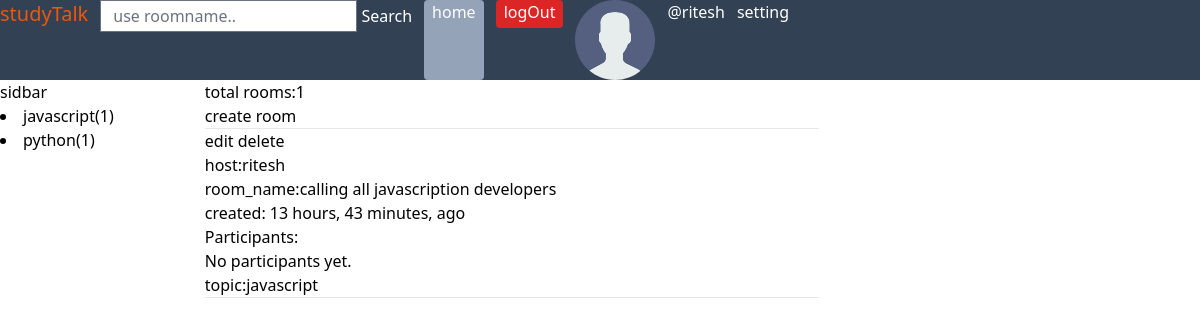
Page /search/?q=java (signed in) on the earlier database version.
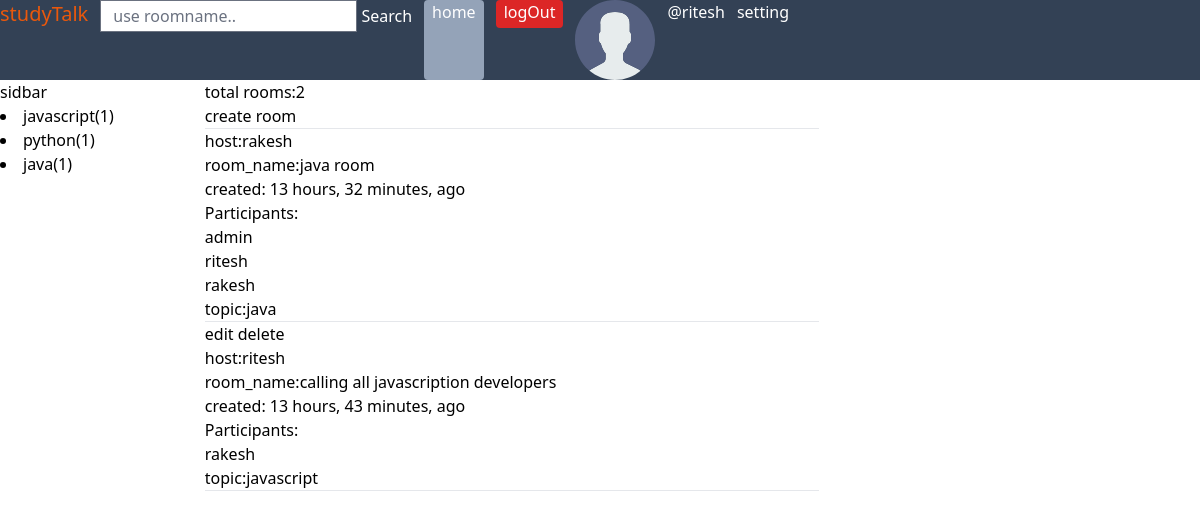
Same page on the later database version.
### base/models.py (models this page shows, shortened)
class Topic(models.Model):
    name=models.CharField(max_length=200,null=True,unique=True)
    def __str__(self):
        return f"{self.name}"

class Room(models.Model):
    host = models.ForeignKey(User,on_delete=models.SET_NULL,null=True)
    topic =models.ForeignKey(Topic, on_delete=models.SET_NULL, null=True)
    name = models.CharField(max_length=220)
    description = models.TextField(null=True, blank=True)
    participants=models.ManyToManyField(User,related_name='participants', blank=True)
    created_at = models.DateTimeField(auto_now_add=True)
    updated_at = models.DateTimeField(auto_now=True)
    class Meta:
        ordering =['-updated_at','-created_at']

class User(AbstractUser):
    name=models.CharField(max_length=200,null=True)
    email=models.EmailField(unique=True,null=True)
    bio=models.TextField(null=True)
    avatar=models.ImageField(upload_to="images/", null=True,blank=True,default='avatar.svg')
    USERNAME_FIELD='email'
    REQUIRED_FIELDS = ['username']  # Required when creating a superuser

### base/views.py (the view, shortened to what this page needs)
# urls.py: path('search/', views.search_feature, name='search'),
def search_feature(request):
    topics=Topic.objects.all()
    if request.method=="GET":
        q = request.GET.get('q')
        rooms = Room.objects.filter(
        Q(topic__name__icontains=q) |
        Q(name__icontains=q) |
        Q(description__icontains=q)
        )
        return render(request, 'base/search-result.html', { 'rooms':rooms,'topics':topics})

### base/templates/base/search-result.html (shortened to what this page needs)
{% extends "layout.html" %}
{% block content %}
<div class="container">
    <div>
        {% include "base/topic-component.html" %}
    </div>
    <div>
        <h4>total rooms:{{rooms.count}}</h4>
        <a href="{% url "create-room" %}">
        <button type="submit">create room</button>
    </a>
    <hr>
        {% include "base/room-component.html" %}
    </div>
</div>
{% endblock %}

### templates/layout.html (shortened to what this page needs)
{% load static %}
{% load static tailwind_tags %}
<!DOCTYPE html>
<html lang="en">
<head>
    <link rel="stylesheet" href="{% static "styles/style.css"%}">
    {% tailwind_css %}
</head>
<body >
    <nav class="bg-slate-700 text-white flex gap-3">
        <span class="text-xl text-orange-600">studyTalk</span>
    <form action="{% url 'search' %}" method="post" class=" ">
        <input
        class="outline-none h-8"
        type="search"
        placeholder="use roomname.."
        name="search_query"
        required aria-label="Search"
     >
     <button  type="submit">Search</button>
    </form>
    <a href="{% url "index" %}" class="bg-slate-400 rounded px-2">home</a>
    {% if user.is_authenticated %}
                <form action="{% url 'logout'%}" method="post" >
                    <button  type="submit" class="bg-red-600 rounded  px-2 pb-1">logOut</button>
                </form>
                {% if user.avatar%}
                <img height="80" width="80" src="{{user.avatar.url}}" alt="avatar">
                {% endif %}
                <a href="{% url "profile" user.id %}">@{{user.username}}</a>
                <a href="{% url "update-profile" %}">setting</a>
    {% else %}
                <a href="{% url "login" %}" class="bg-green-400 rounded px-2 pb-1"><button>login</button></a>
                <a href="{% url "sign-up" %}" class="bg-teal-500 rounded px-2 pb-1"><button>signUP</button></a>
    {% endif %}
            </nav>
    {% block content %}
    {% endblock %}
</body>
</html>

### base/templates/base/topic-component.html
<div class="sidebar"><h3>sidbar</h3>
    {% for topic  in topics %}
    <a href="">
        <li>
            <a href="{% url "search"%}?q={{topic.name}}">{{topic.name}}<span>({{topic.room_set.all.count}})</span></a>
        </li>
    </a>
    {% endfor %}
</div>

### base/templates/base/room-component.html
{% for room in rooms %}
{% if room.host == user %}
    <a href="{%url "update-room" room.id%}" ><button>edit</button></a>
    <a href="{%url "delete-room" room.id%}" ><button>delete</button></a>
{% endif %}
<a href="{% url "profile" room.host.id %}">
    <h4>host:{{room.host.username}}</h4>
</a>
<a href="{% url "room" room.id %}">
    <h2>room_name:{{room.name}}</h4>
</a>
<h3>created: {{room.created_at|timesince}}, ago</h3>
    <ul>
        <li>Participants:</li>
        <ul>
            {% for participant in room.participants.all %}
                <li>{{ participant.username }}</li>
            {% empty %}
                <li>No participants yet.</li>
            {% endfor %}
        </ul>
    </ul>
<h3>topic:{{room.topic}}</p>
        <hr>
{% endfor %}

Differences in the rows shown:
added Topic: name "java", room_set.all.count "1"
added Room: host.username "rakesh", name "java room", created_at "13 hours, 32 minutes", topic "java", User (username "ritesh")
now on this page (row edited): User: username "admin", shown under "rakesh"
added User: username "rakesh"
shown differently, row unchanged: Room "calling all javascription developers": no longer shows "No participants yet."
Other differences:
{{ rooms.count }}: "1" → "2"
